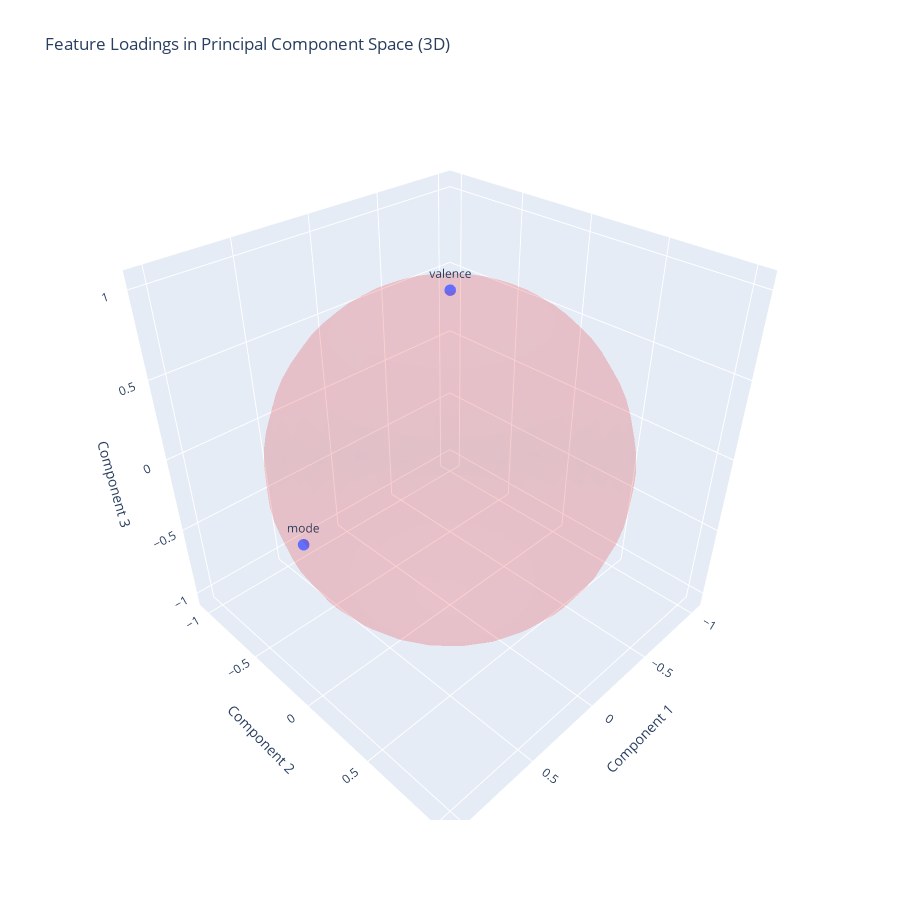

Notebook code for this chart:
### Code cell
feature_names = (
    dataloader.numerical_features +
    dataloader.categorical_features +
    dataloader.boolean_features
)
plot_feature_loadings(sparse_pca, feature_names, components=[0,1,2])

### Figure 1 — Plotly figure (JSON) as saved in the notebook; plotly's stock layout.template omitted (floating-point values rounded to 4 significant figures; data arrays with more than 128 entries replaced by an {"elided": "..."} marker saying what was removed)
{"data": [{"hoverinfo": "text", "marker": {"size": 4}, "mode": "markers+text", "text": ["duration_ms", "danceability", "energy", "loudness", "speechiness", "acousticness", "instrumentalness", "liveness", "valence", "key", "tempo", "mode", "time_signature", "track_genre", "explicit"], "textposition": "top center", "type": "scatter3d", "x": [NaN, NaN, NaN, NaN, NaN, NaN, NaN, NaN, 0.0, NaN, NaN, 1.0, NaN], "y": [NaN, NaN, NaN, NaN, NaN, NaN, NaN, NaN, 0.0, NaN, NaN, 0.0, NaN], "z": [NaN, NaN, NaN, NaN, NaN, NaN, NaN, NaN, 1.0, NaN, NaN, -0.0, NaN]}, {"colorscale": [[0, "rgba(255, 0, 0, 0.1)"], [1, "rgba(255, 0, 0, 0.1)"]], "name": "Unit Sphere", "showscale": false, "type": "surface", "x": {"elided": "30x30 float values"}, "y": {"elided": "30x30 float values"}, "z": {"elided": "30x30 float values"}}], "layout": {"height": 900, "scene": {"xaxis": {"range": [-1.1, 1.1], "title": {"text": "Component 1"}}, "yaxis": {"range": [-1.1, 1.1], "title": {"text": "Component 2"}}, "zaxis": {"range": [-1.1, 1.1], "title": {"text": "Component 3"}}}, "title": {"text": "Feature Loadings in Principal Component Space (3D)"}, "width": 900}}
